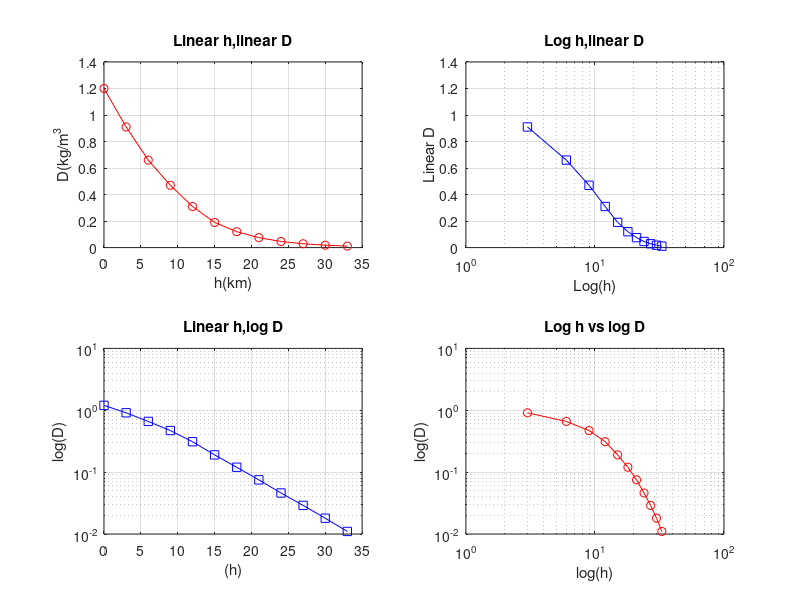

Reproduce this figure in MATLAB.
clc;clear;
h=[0,3,6,9,12,15,18,21,24,27,30,33];
D=[1.2,0.91,0.66,0.47,0.31,0.19,0.12,0.075,0.046,0.029,0.018,0.011];
%(i) linear scale
subplot(2,2,1);
plot(h,D,'r-o')
grid on
xlabel("h(km)")
ylabel("D(kg/m^3")
title('Linear h,linear D')

%(ii)Semilog
subplot(2,2,2);
semilogx(h,D,'bs-')
grid on
title('Log h,linear D')
xlabel('Log(h)')
ylabel('Linear D')

%(iii)
subplot(2,2,3);
semilogy(h,D,'bs-')
grid on
title('Linear h,log D')
xlabel('(h)')
ylabel('log(D)')

%(iv)
subplot(2,2,4);
loglog(h,D,'r-o')
grid on
title('Log h vs log D')
xlabel('log(h)')
ylabel('log(D)')

%Chose best fit for exponential D=a*exp(b*h)
x=h;
y=log10(D);
p=polyfit(x,y,1);
b=p(1)
a=log10(p(2))
